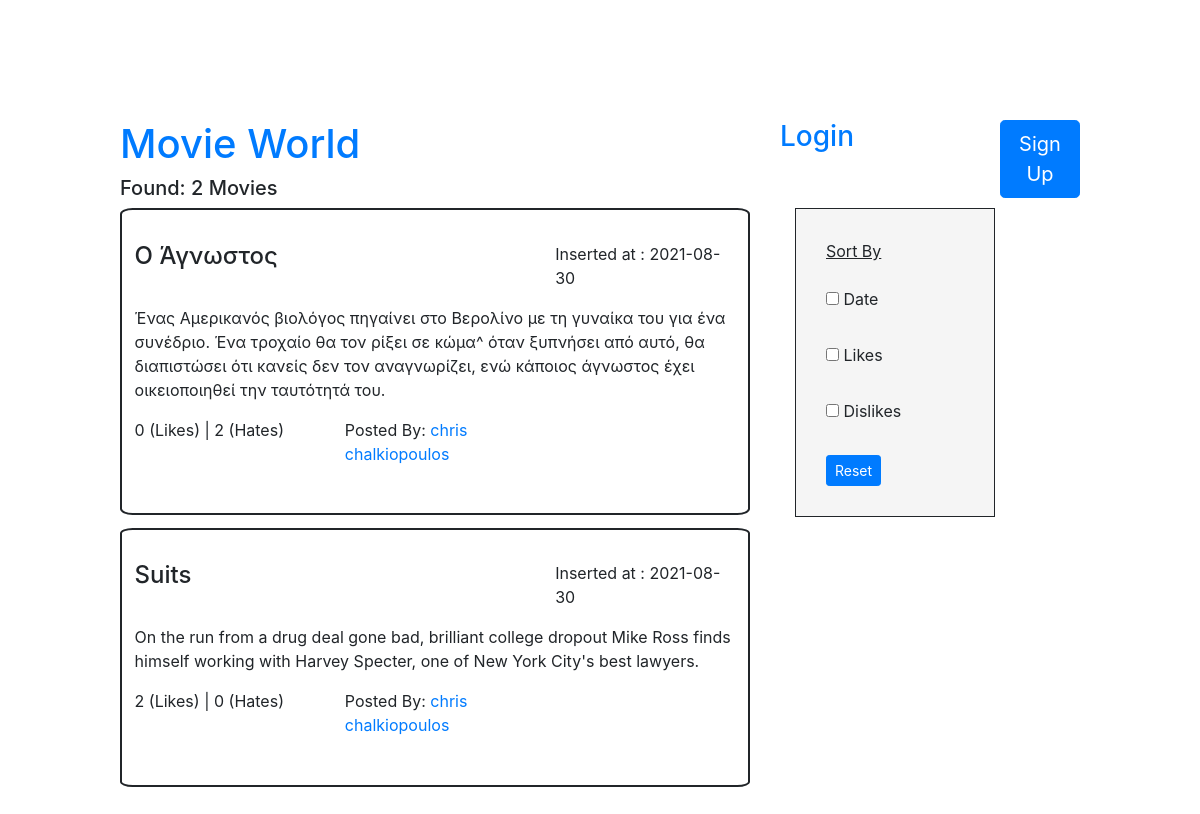
Screenshot of /user_movies.php?movieSelectedUserId=15 with the database file from the repository.
### tables this page shows
CREATE TABLE `movies` (
  `movie_id` int(10) NOT NULL,
  `movie_title` varchar(255) NOT NULL,
  `movie_description` varchar(255) NOT NULL,
  `movie_upload_date` date NOT NULL,
  `movie_user_id` int(10) NOT NULL,
  `movie_likes` int(10) NOT NULL,
  `movie_hates` int(10) NOT NULL
);

CREATE TABLE `users` (
  `user_id` int(10) NOT NULL,
  `user_name` varchar(255) NOT NULL,
  `user_surname` varchar(255) NOT NULL,
  `user_email` varchar(255) NOT NULL,
  `user_password` varchar(255) NOT NULL
);

### user_movies.php (the view, shortened to what this page needs)
<?php
include "up.php";
$movieSelectedUserId=$_GET['movieSelectedUserId'];
?>
<div class="header">
   <div class="row">
     <div class="col-md-8">
	<h1><a href="index.php">Movie World</a></h1>
	   <?php
	     $query = "SELECT movie_id FROM movies WHERE movie_user_id = $movieSelectedUserId ORDER BY movie_id";
	     $query_run = mysqli_query($conn, $query);
	     $row1 = mysqli_num_rows($query_run);
	     echo '<h5> Found: '.$row1.' Movies</h5>';
            ?>
       </div>
       <div class="col-md-4">
       	  <div class="row">
	     	<div class="col-md-8">
		<?php
			   $getMovies="SELECT * from movies WHERE movie_user_id = $movieSelectedUserId ;";
			   $getMoviesResult=mysqli_query($conn,$getMovies);
			while($movieRows=mysqli_fetch_array($getMoviesResult))
			{
			   $movieUserId=$movieRows['movie_user_id'];
			   $getMovieUser="SELECT user_id, user_name , user_surname FROM users WHERE user_id= $movieUserId;";
			   $getMovieUserResult=mysqli_query($conn,$getMovieUser);
			   $userRows=mysqli_fetch_array($getMovieUserResult);
			   $userFirstName=$userRows['user_name'];
			   $userLastName=$userRows['user_surname'];
			   $userFullName=$userFirstName.' '. $userLastName;
		}
				if (isset ($_SESSION['logged_in']))
				{
					$loggedUserId=$_SESSION['id'];
					$getLoggedUser="SELECT * FROM users WHERE user_id= $loggedUserId;";
					$LoggedUserResult=mysqli_query($conn,$getLoggedUser);
					$LoggedUserRow=mysqli_fetch_array($LoggedUserResult);
					$logginUserFirstName=$LoggedUserRow['user_name'];
					$logginUserLastName=$LoggedUserRow['user_surname'];
					$logginUserFullName	=$logginUserFirstName.' '.$logginUserLastName;
				  echo '<br>Welcome Back:<a href="user_movies.php?movieSelectedUserId='.$movieUserId.'"> '.$logginUserFullName.'</a>';
				}
				else
				{
				  echo'<h3> <a href="login.php">Login</a><h3>';
				}
				?>
		</div>
		<div class="col-md-4">
		<?php
		if (isset ($_SESSION['logged_in']))
		{
		  echo'<h2><a href="logout.php">Logout</a> <h2>';
		}
		else
		{
		  echo'<button type="button" class="btn btn-primary btn-lg" ><a style= "color:#fff;" href="signupview.php">Sign Up</a></button>';
		}
		?>
		</div>
       	  </div>
       </div>
   </div>
<div class="row">
   <div class="col-md-8" id="movie-box-1">
	<?php
	$getMovies="SELECT * from movies WHERE movie_user_id = $movieSelectedUserId;";
	$getMoviesResult=mysqli_query($conn,$getMovies);
	while($movieRows=mysqli_fetch_array($getMoviesResult))
	{
	   $movieTitle =$movieRows['movie_title'] ;
	   $movieDescription=$movieRows['movie_description'] ;
	   $movieUserId=$movieRows['movie_user_id'];
	   $insertDate=$movieRows['movie_upload_date'] ;
	   $movieLikes=$movieRows['movie_likes'];
	   $movieHates=$movieRows['movie_hates'];
	   $getMovieUser="SELECT user_id, user_name , user_surname FROM users WHERE user_id= $movieUserId;";
	   $getMovieUserResult=mysqli_query($conn,$getMovieUser);
	   $userRows=mysqli_fetch_array($getMovieUserResult);
	   $userId=$userRows['user_id'];
	   $userFirstName=$userRows['user_name'];
	   $userLastName=$userRows['user_surname'];
?>
<?php
	    if (isset ($_SESSION['logged_in']))
	    {
		if($userId == $_SESSION['id'])
		{
		  $userFullName='You';
		}
		else
		{
		  $userFullName=$userFirstName.' '. $userLastName ;
		}
	    }
	    else
	    {
		$userFullName=$userFirstName.' '. $userLastName ;
	    }
	    echo'
	   <div class="movie-box">
	      <div class="row">
	         <div class="col-md-8">
		    <h4> '.$movieTitle.' </h4>
	         </div>
		 <div class="col-md-4">
		    <p> Inserted at : '.$insertDate.' </p>
		 </div>
	      </div>
	         <div class="movie-description">
	            <p> '.$movieDescription.' </p>
	         </div>
	      <div class="row">
		  <div class="col-md-4">
		      <span> '.$movieLikes.' (Likes) </span>|<span> '.$movieHates.' (Hates)</span>
	          </div>';
			echo'
			<div class="col-md-4">
				<p>Posted By:<a href="user_movies.php?movieSelectedUserId='.$movieUserId.'"> '.$userFullName.' </a></p>
			</div>
		</div>
	     </div> ';
	}  ?>
      </div>
     <div class="col-md-4">
	  <div class="filter-box">
		<u>Sort By</u><br><br>
	     <input type="checkbox" id="date1" name="date-box" value="Date">
	      <label for="date1"> Date</label><br><br>
	     <input type="checkbox" id="likes1" name="like-box" value="Likes">
	      <label for="likes1"> Likes</label><br><br>
	     <input type="checkbox" id="hates1" name="hate-box" value="Dislikes">
		<label for="dislikes1"> Dislikes</label><br><br>
		<a href="user_movies.php?movieSelectedUserId=<?php  echo $movieSelectedUserId; ?>"><button type="submit" class="btn btn-primary btn-sm">Reset</button></a>
	   </div>
	</div>
</div>
</div>

### css/style.css (style rules this page uses)
body { padding: 10%; }
.movie-box { border:2px solid; padding:5% 2%; border-radius:2%; margin-bottom: 2%; }
.filter-box { border:1px solid; background-color:#f5f5f5; padding:10%; margin-left:5%; width: 200px; }

### rows the page displays
movies: movie_title "Ο Άγνωστος", movie_upload_date "2021-08-30", movie_description "Ένας Αμερικανός βιολόγος πηγαίνει στο Βερολίνο με τη γυναίκα του για ένα συνέδριο. Ένα τροχαίο θα τον ρίξει σε κώμα^ όταν ξυπνήσει από αυτό, θα διαπιστώσει ότι κανείς δεν τον αναγνωρίζει, ενώ κάποιος άγνωστος έχει οικειοποιηθεί την ταυτότητά του.", movie_likes "0", movie_hates "2", movie_user.user_surname "chris chalkiopoulos"
movies: movie_title "Suits", movie_upload_date "2021-08-30", movie_description "On the run from a drug deal gone bad, brilliant college dropout Mike Ross finds himself working with Harvey Specter, one of New York City's best lawyers.", movie_likes "2", movie_hates "0", movie_user.user_surname "chris chalkiopoulos"

### other values shown
$row1 "2"
